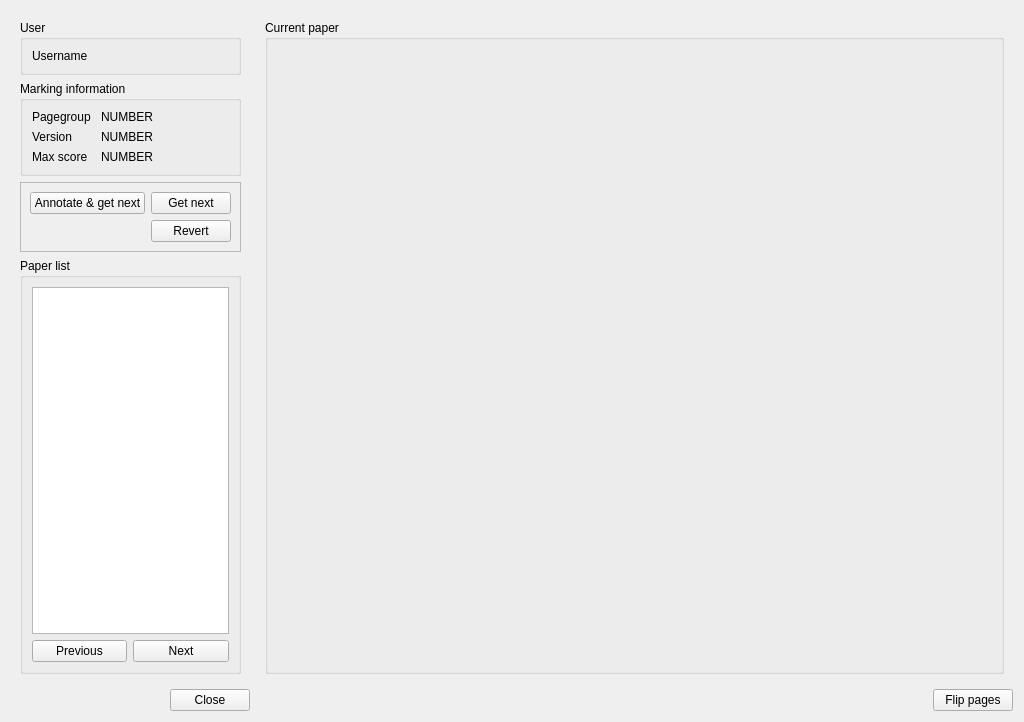
<?xml version="1.0" encoding="UTF-8"?>
<ui version="4.0">
 <class>MarkerWindow</class>
 <widget class="QWidget" name="MarkerWindow">
  <property name="geometry">
   <rect>
    <x>0</x>
    <y>0</y>
    <width>1024</width>
    <height>722</height>
   </rect>
  </property>
  <property name="windowTitle">
   <string>Form</string>
  </property>
  <layout class="QGridLayout" name="gridLayout_3">
   <item row="1" column="0">
    <layout class="QHBoxLayout" name="horizontalLayout">
     <item>
      <spacer name="horizontalSpacer">
       <property name="orientation">
        <enum>Qt::Horizontal</enum>
       </property>
       <property name="sizeHint" stdset="0">
        <size>
         <width>40</width>
         <height>20</height>
        </size>
       </property>
      </spacer>
     </item>
     <item>
      <widget class="QPushButton" name="closeButton">
       <property name="text">
        <string>Close</string>
       </property>
      </widget>
     </item>
    </layout>
   </item>
   <item row="0" column="0">
    <widget class="QWidget" name="widget" native="true">
     <property name="sizePolicy">
      <sizepolicy hsizetype="Preferred" vsizetype="Preferred">
       <horstretch>1</horstretch>
       <verstretch>0</verstretch>
      </sizepolicy>
     </property>
     <layout class="QVBoxLayout" name="verticalLayout_2">
      <item>
       <widget class="QGroupBox" name="userBox">
        <property name="title">
         <string>User</string>
        </property>
        <layout class="QVBoxLayout" name="verticalLayout">
         <item>
          <widget class="QLabel" name="userLabel">
           <property name="text">
            <string>Username</string>
           </property>
          </widget>
         </item>
        </layout>
       </widget>
      </item>
      <item>
       <widget class="QGroupBox" name="markerBox">
        <property name="title">
         <string>Marking information</string>
        </property>
        <layout class="QFormLayout" name="formLayout">
         <item row="0" column="0">
          <widget class="QLabel" name="label_2">
           <property name="text">
            <string>Pagegroup </string>
           </property>
          </widget>
         </item>
         <item row="0" column="1">
          <widget class="QLabel" name="pgLabel">
           <property name="text">
            <string>NUMBER</string>
           </property>
          </widget>
         </item>
         <item row="1" column="0">
          <widget class="QLabel" name="label_3">
           <property name="text">
            <string>Version</string>
           </property>
          </widget>
         </item>
         <item row="1" column="1">
          <widget class="QLabel" name="vLabel">
           <property name="text">
            <string>NUMBER</string>
           </property>
          </widget>
         </item>
         <item row="2" column="0">
          <widget class="QLabel" name="label_5">
           <property name="text">
            <string>Max score</string>
           </property>
          </widget>
         </item>
         <item row="2" column="1">
          <widget class="QLabel" name="scoreLabel">
           <property name="text">
            <string>NUMBER</string>
           </property>
          </widget>
         </item>
        </layout>
       </widget>
      </item>
      <item>
       <widget class="QFrame" name="buttonFrame">
        <property name="frameShape">
         <enum>QFrame::StyledPanel</enum>
        </property>
        <property name="frameShadow">
         <enum>QFrame::Raised</enum>
        </property>
        <layout class="QGridLayout" name="gridLayout">
         <item row="1" column="1">
          <widget class="QPushButton" name="revertButton">
           <property name="text">
            <string>Revert</string>
           </property>
          </widget>
         </item>
         <item row="0" column="1">
          <widget class="QPushButton" name="getNextButton">
           <property name="text">
            <string>Get next</string>
           </property>
          </widget>
         </item>
         <item row="0" column="0">
          <widget class="QPushButton" name="annButton">
           <property name="sizePolicy">
            <sizepolicy hsizetype="Minimum" vsizetype="Fixed">
             <horstretch>0</horstretch>
             <verstretch>1</verstretch>
            </sizepolicy>
           </property>
           <property name="text">
            <string>Annotate &amp;&amp; get next</string>
           </property>
          </widget>
         </item>
        </layout>
       </widget>
      </item>
      <item>
       <widget class="QGroupBox" name="tableBox">
        <property name="sizePolicy">
         <sizepolicy hsizetype="Preferred" vsizetype="Preferred">
          <horstretch>0</horstretch>
          <verstretch>1</verstretch>
         </sizepolicy>
        </property>
        <property name="title">
         <string>Paper list</string>
        </property>
        <layout class="QGridLayout" name="gridLayout_2">
         <item row="0" column="0" colspan="2">
          <widget class="SimpleTableView" name="tableView">
           <property name="editTriggers">
            <set>QAbstractItemView::NoEditTriggers</set>
           </property>
           <property name="selectionMode">
            <enum>QAbstractItemView::SingleSelection</enum>
           </property>
           <property name="selectionBehavior">
            <enum>QAbstractItemView::SelectRows</enum>
           </property>
          </widget>
         </item>
         <item row="1" column="1">
          <widget class="QPushButton" name="nextButton">
           <property name="text">
            <string>Next</string>
           </property>
          </widget>
         </item>
         <item row="1" column="0">
          <widget class="QPushButton" name="prevButton">
           <property name="text">
            <string>Previous</string>
           </property>
          </widget>
         </item>
        </layout>
       </widget>
      </item>
     </layout>
    </widget>
   </item>
   <item row="0" column="1">
    <widget class="QWidget" name="widget_2" native="true">
     <property name="sizePolicy">
      <sizepolicy hsizetype="Preferred" vsizetype="Preferred">
       <horstretch>4</horstretch>
       <verstretch>0</verstretch>
      </sizepolicy>
     </property>
     <layout class="QGridLayout" name="gridLayout_4">
      <item row="0" column="0">
       <widget class="QGroupBox" name="paperBox">
        <property name="title">
         <string>Current paper</string>
        </property>
        <layout class="QGridLayout" name="gridLayout_6">
         <item row="0" column="0">
          <widget class="QLabel" name="pageImage">
           <property name="text">
            <string/>
           </property>
          </widget>
         </item>
        </layout>
       </widget>
      </item>
     </layout>
    </widget>
   </item>
   <item row="1" column="1">
    <layout class="QHBoxLayout" name="horizontalLayout_2">
     <item>
      <spacer name="horizontalSpacer_2">
       <property name="orientation">
        <enum>Qt::Horizontal</enum>
       </property>
       <property name="sizeHint" stdset="0">
        <size>
         <width>40</width>
         <height>20</height>
        </size>
       </property>
      </spacer>
     </item>
     <item>
      <widget class="QPushButton" name="flipButton">
       <property name="text">
        <string>Flip pages</string>
       </property>
      </widget>
     </item>
    </layout>
   </item>
  </layout>
 </widget>
 <customwidgets>
  <customwidget>
   <class>SimpleTableView</class>
   <extends>QTableView</extends>
   <header>mlp_useful.h</header>
  </customwidget>
 </customwidgets>
 <resources/>
 <connections/>
</ui>
